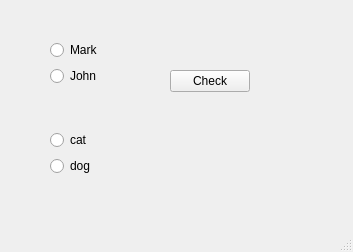
<?xml version="1.0" encoding="UTF-8"?>
<ui version="4.0">
 <class>MainWindow</class>
 <widget class="QMainWindow" name="MainWindow">
  <property name="geometry">
   <rect>
    <x>0</x>
    <y>0</y>
    <width>353</width>
    <height>252</height>
   </rect>
  </property>
  <property name="windowTitle">
   <string>MainWindow</string>
  </property>
  <widget class="QWidget" name="centralwidget">
   <widget class="QPushButton" name="pushButton">
    <property name="geometry">
     <rect>
      <x>170</x>
      <y>70</y>
      <width>80</width>
      <height>22</height>
     </rect>
    </property>
    <property name="text">
     <string>Check</string>
    </property>
   </widget>
   <widget class="QWidget" name="">
    <property name="geometry">
     <rect>
      <x>50</x>
      <y>40</y>
      <width>51</width>
      <height>48</height>
     </rect>
    </property>
    <layout class="QVBoxLayout" name="verticalLayout">
     <item>
      <widget class="QRadioButton" name="radioButton">
       <property name="text">
        <string>Mark</string>
       </property>
      </widget>
     </item>
     <item>
      <widget class="QRadioButton" name="radioButton_2">
       <property name="text">
        <string>John</string>
       </property>
      </widget>
     </item>
    </layout>
   </widget>
   <widget class="QWidget" name="">
    <property name="geometry">
     <rect>
      <x>50</x>
      <y>130</y>
      <width>46</width>
      <height>48</height>
     </rect>
    </property>
    <layout class="QVBoxLayout" name="verticalLayout_2">
     <item>
      <widget class="QRadioButton" name="radioButton_3">
       <property name="text">
        <string>cat</string>
       </property>
      </widget>
     </item>
     <item>
      <widget class="QRadioButton" name="radioButton_4">
       <property name="text">
        <string>dog</string>
       </property>
      </widget>
     </item>
    </layout>
   </widget>
  </widget>
  <widget class="QMenuBar" name="menubar">
   <property name="geometry">
    <rect>
     <x>0</x>
     <y>0</y>
     <width>353</width>
     <height>21</height>
    </rect>
   </property>
  </widget>
  <widget class="QStatusBar" name="statusbar"/>
 </widget>
 <resources/>
 <connections/>
</ui>
